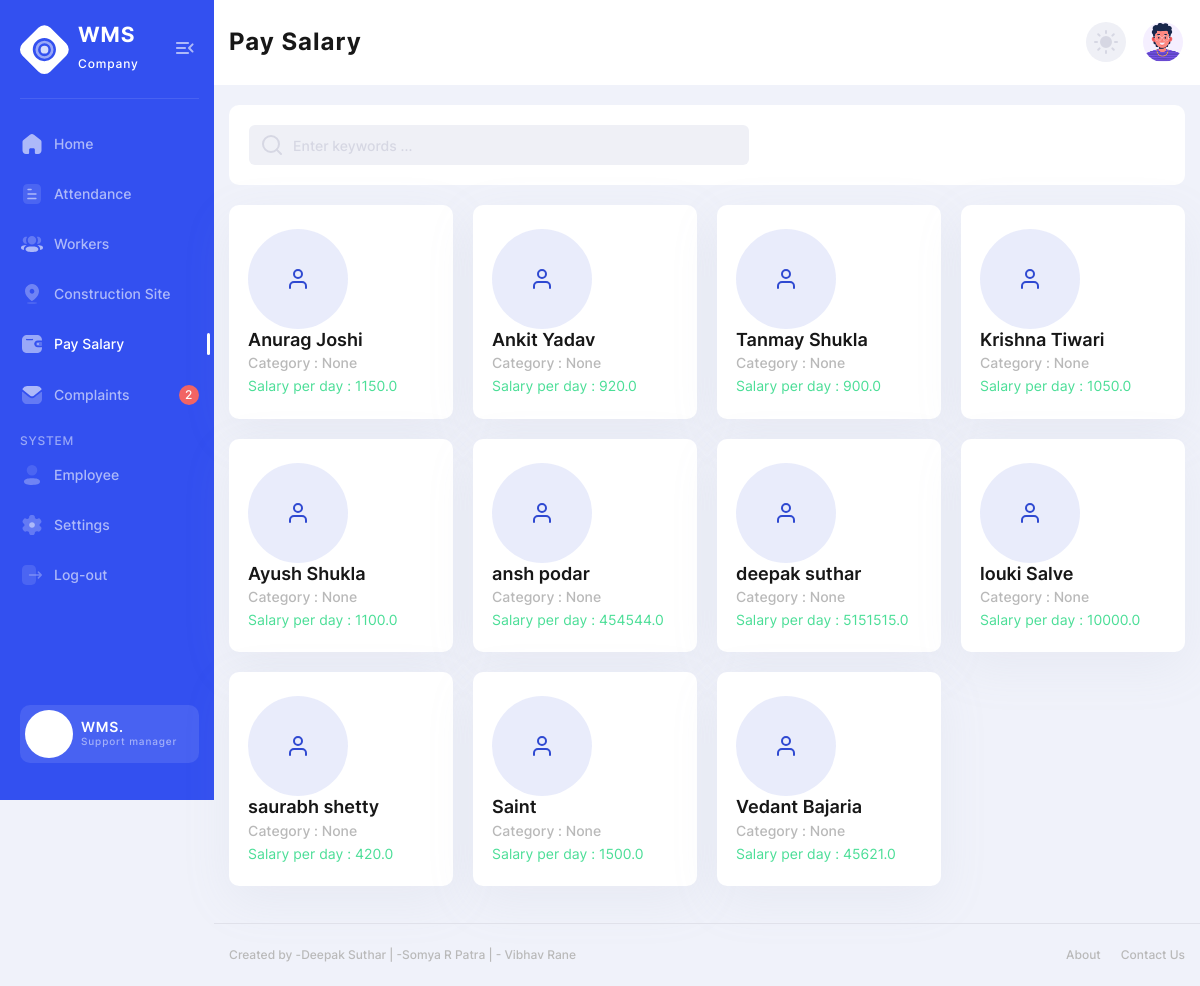
Page /paysalary (signed in) on the earlier database version.
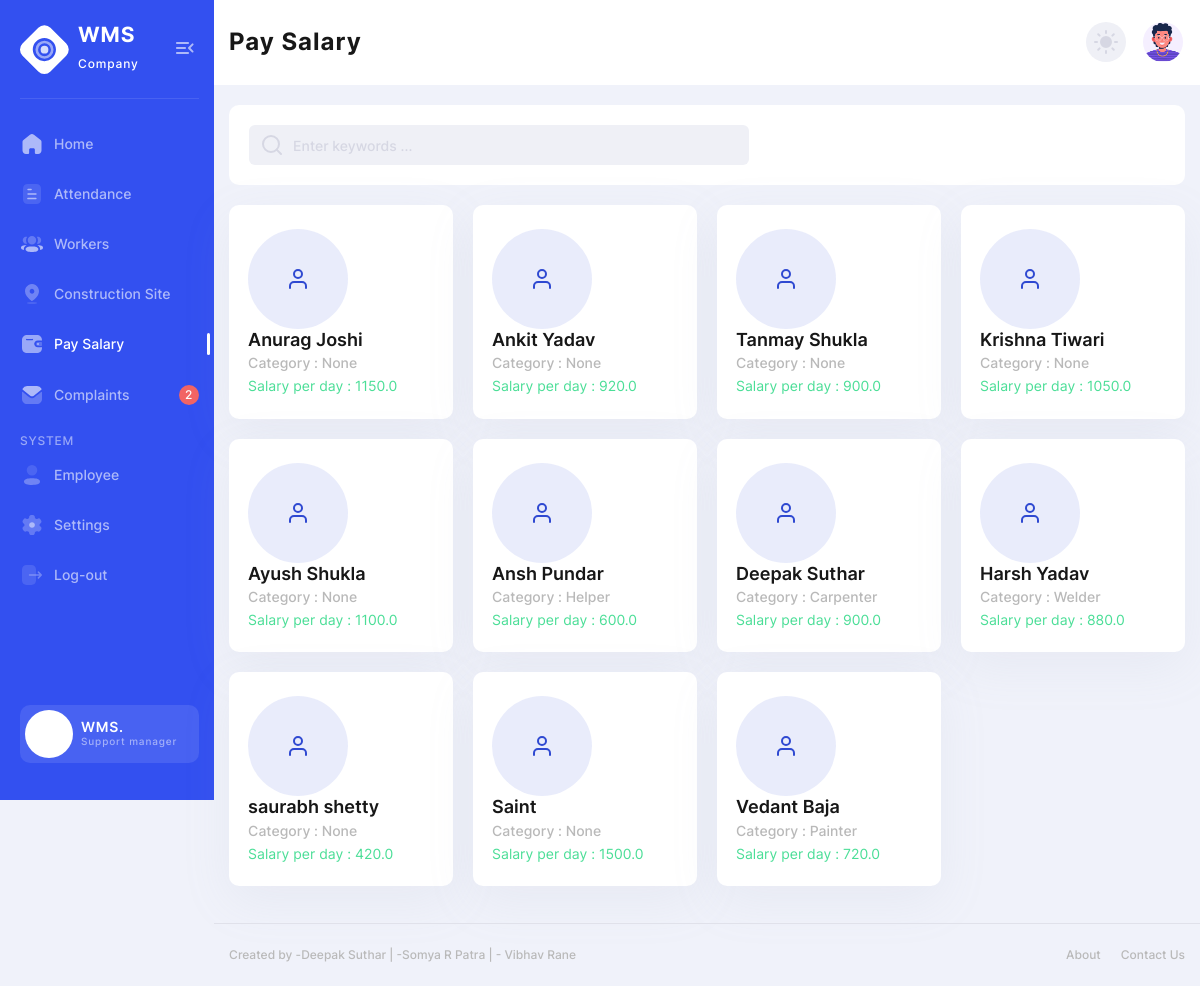
Same page on the later database version.
### admpage/models.py (models this page shows)
class Worker(models.Model):
    category = models.CharField(max_length=20,null=True)
    lsd = models.DateTimeField(auto_now_add=True,null=True)
    category = models.CharField(max_length=20,null=True)
    name = models.CharField(max_length=20,null=True)
    spd = models.FloatField(null=True)
    age = models.CharField(max_length=20,null=True)
    wadd = models.CharField(max_length=200,null=True)
    sdate = models.DateTimeField(auto_now_add=True,null=True)
    wcontact = models.CharField(max_length=20,null=True)
    def __str__(self):
        return self.name

### admpage/views.py (the view)
@login_required(login_url='emplog')
def paysalary(request):
    sal = Worker.objects.all()
    return render(request, "paysalary.html", {'sal':sal})

### templates/paysalary.html (shortened to what the changed rows need)
{% load static %}
<!DOCTYPE html>
<html lang="en">
<head>
  <link rel="stylesheet" href="{% static 'css/style.css' %}">
</head>
<body>
<div class="page-flex">
  <div class="main-wrapper">
    <nav class="main-nav--bg">
  <div class="container main-nav">
    <div class="main-nav-start">
        <h2 class="main-title">Pay Salary</h2>
    </div>
  </div>
</nav>
    <main class="main users chart-page" id="skip-target">
      <div class="container">
        <div class="row stat-cards-workers">
          {% for i in sal %}
          <div class="col-md-6 col-xl-3">
            <a href="/calculate_salary">
            <article class="stat-cards-item-workers">
              <div class="stat-cards-icon-workers primary">
                <i data-feather="user" aria-hidden="true"></i>
              </div>
              <div class="stat-cards-info-workers">
                <p class="stat-cards-info__name-workers">{{i}}</p>
                <p class="stat-cards-info__title-workers">Category : {{i.category}}</p>
                <p class="stat-cards-info__progress"> <span class="stat-cards-info__profit success"> Salary per day : {{i.spd}}</span></p>
              </div>
            </article></a>
          </div>
          {% endfor %}
        </div>
      </div>
    </main>
  </div>
</div>
</body>
</html>

Differences in the rows shown:
changed Worker: name "ansh podar" → "Ansh Pundar"; category "None" → "Helper"; spd "454544.0" → "600.0"
changed Worker: name "deepak suthar" → "Deepak Suthar"; category "None" → "Carpenter"; spd "5151515.0" → "900.0"
changed Worker: name "louki Salve" → "Harsh Yadav"; category "None" → "Welder"; spd "10000.0" → "880.0"
changed Worker: name "Vedant Bajaria" → "Vedant Baja"; category "None" → "Painter"; spd "45621.0" → "720.0"
